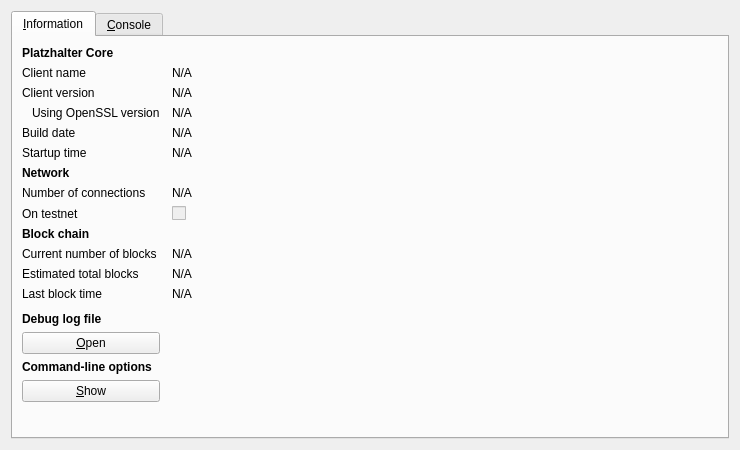
<?xml version="1.0" encoding="UTF-8"?>
<ui version="4.0">
 <class>RPCConsole</class>
 <widget class="QDialog" name="RPCConsole">
  <property name="geometry">
   <rect>
    <x>0</x>
    <y>0</y>
    <width>740</width>
    <height>450</height>
   </rect>
  </property>
  <property name="windowTitle">
   <string>Platzhalter - Debug window</string>
  </property>
  <layout class="QVBoxLayout" name="verticalLayout_2">
   <item>
    <widget class="QTabWidget" name="tabWidget">
     <property name="currentIndex">
      <number>0</number>
     </property>
     <widget class="QWidget" name="tab_info">
      <attribute name="title">
       <string>&amp;Information</string>
      </attribute>
      <layout class="QGridLayout" name="gridLayout" columnstretch="0,1">
       <property name="horizontalSpacing">
        <number>12</number>
       </property>
       <item row="0" column="0">
        <widget class="QLabel" name="label_9">
         <property name="font">
          <font>
           <weight>75</weight>
           <bold>true</bold>
          </font>
         </property>
         <property name="text">
          <string>Platzhalter Core</string>
         </property>
        </widget>
       </item>
       <item row="1" column="0">
        <widget class="QLabel" name="label_5">
         <property name="text">
          <string>Client name</string>
         </property>
        </widget>
       </item>
       <item row="1" column="1">
        <widget class="QLabel" name="clientName">
         <property name="cursor">
          <cursorShape>IBeamCursor</cursorShape>
         </property>
         <property name="text">
          <string>N/A</string>
         </property>
         <property name="textFormat">
          <enum>Qt::PlainText</enum>
         </property>
         <property name="textInteractionFlags">
          <set>Qt::LinksAccessibleByMouse|Qt::TextSelectableByKeyboard|Qt::TextSelectableByMouse</set>
         </property>
        </widget>
       </item>
       <item row="2" column="0">
        <widget class="QLabel" name="label_6">
         <property name="text">
          <string>Client version</string>
         </property>
        </widget>
       </item>
       <item row="2" column="1">
        <widget class="QLabel" name="clientVersion">
         <property name="cursor">
          <cursorShape>IBeamCursor</cursorShape>
         </property>
         <property name="text">
          <string>N/A</string>
         </property>
         <property name="textFormat">
          <enum>Qt::PlainText</enum>
         </property>
         <property name="textInteractionFlags">
          <set>Qt::LinksAccessibleByMouse|Qt::TextSelectableByKeyboard|Qt::TextSelectableByMouse</set>
         </property>
        </widget>
       </item>
       <item row="3" column="0">
        <widget class="QLabel" name="label_14">
         <property name="text">
          <string>Using OpenSSL version</string>
         </property>
         <property name="indent">
          <number>10</number>
         </property>
        </widget>
       </item>
       <item row="3" column="1">
        <widget class="QLabel" name="openSSLVersion">
         <property name="cursor">
          <cursorShape>IBeamCursor</cursorShape>
         </property>
         <property name="text">
          <string>N/A</string>
         </property>
         <property name="textFormat">
          <enum>Qt::PlainText</enum>
         </property>
         <property name="textInteractionFlags">
          <set>Qt::LinksAccessibleByMouse|Qt::TextSelectableByKeyboard|Qt::TextSelectableByMouse</set>
         </property>
        </widget>
       </item>
       <item row="4" column="0">
        <widget class="QLabel" name="label_12">
         <property name="text">
          <string>Build date</string>
         </property>
        </widget>
       </item>
       <item row="4" column="1">
        <widget class="QLabel" name="buildDate">
         <property name="cursor">
          <cursorShape>IBeamCursor</cursorShape>
         </property>
         <property name="text">
          <string>N/A</string>
         </property>
         <property name="textFormat">
          <enum>Qt::PlainText</enum>
         </property>
         <property name="textInteractionFlags">
          <set>Qt::LinksAccessibleByMouse|Qt::TextSelectableByKeyboard|Qt::TextSelectableByMouse</set>
         </property>
        </widget>
       </item>
       <item row="5" column="0">
        <widget class="QLabel" name="label_13">
         <property name="text">
          <string>Startup time</string>
         </property>
        </widget>
       </item>
       <item row="5" column="1">
        <widget class="QLabel" name="startupTime">
         <property name="cursor">
          <cursorShape>IBeamCursor</cursorShape>
         </property>
         <property name="text">
          <string>N/A</string>
         </property>
         <property name="textFormat">
          <enum>Qt::PlainText</enum>
         </property>
         <property name="textInteractionFlags">
          <set>Qt::LinksAccessibleByMouse|Qt::TextSelectableByKeyboard|Qt::TextSelectableByMouse</set>
         </property>
        </widget>
       </item>
       <item row="6" column="0">
        <widget class="QLabel" name="label_11">
         <property name="font">
          <font>
           <weight>75</weight>
           <bold>true</bold>
          </font>
         </property>
         <property name="text">
          <string>Network</string>
         </property>
        </widget>
       </item>
       <item row="7" column="0">
        <widget class="QLabel" name="label_7">
         <property name="text">
          <string>Number of connections</string>
         </property>
        </widget>
       </item>
       <item row="7" column="1">
        <widget class="QLabel" name="numberOfConnections">
         <property name="cursor">
          <cursorShape>IBeamCursor</cursorShape>
         </property>
         <property name="text">
          <string>N/A</string>
         </property>
         <property name="textFormat">
          <enum>Qt::PlainText</enum>
         </property>
         <property name="textInteractionFlags">
          <set>Qt::LinksAccessibleByMouse|Qt::TextSelectableByKeyboard|Qt::TextSelectableByMouse</set>
         </property>
        </widget>
       </item>
       <item row="8" column="0">
        <widget class="QLabel" name="label_8">
         <property name="text">
          <string>On testnet</string>
         </property>
        </widget>
       </item>
       <item row="8" column="1">
        <widget class="QCheckBox" name="isTestNet">
         <property name="enabled">
          <bool>false</bool>
         </property>
         <property name="text">
          <string/>
         </property>
        </widget>
       </item>
       <item row="9" column="0">
        <widget class="QLabel" name="label_10">
         <property name="font">
          <font>
           <weight>75</weight>
           <bold>true</bold>
          </font>
         </property>
         <property name="text">
          <string>Block chain</string>
         </property>
        </widget>
       </item>
       <item row="10" column="0">
        <widget class="QLabel" name="label_3">
         <property name="text">
          <string>Current number of blocks</string>
         </property>
        </widget>
       </item>
       <item row="10" column="1">
        <widget class="QLabel" name="numberOfBlocks">
         <property name="cursor">
          <cursorShape>IBeamCursor</cursorShape>
         </property>
         <property name="text">
          <string>N/A</string>
         </property>
         <property name="textFormat">
          <enum>Qt::PlainText</enum>
         </property>
         <property name="textInteractionFlags">
          <set>Qt::LinksAccessibleByMouse|Qt::TextSelectableByKeyboard|Qt::TextSelectableByMouse</set>
         </property>
        </widget>
       </item>
       <item row="11" column="0">
        <widget class="QLabel" name="label_4">
         <property name="text">
          <string>Estimated total blocks</string>
         </property>
        </widget>
       </item>
       <item row="11" column="1">
        <widget class="QLabel" name="totalBlocks">
         <property name="cursor">
          <cursorShape>IBeamCursor</cursorShape>
         </property>
         <property name="text">
          <string>N/A</string>
         </property>
         <property name="textFormat">
          <enum>Qt::PlainText</enum>
         </property>
         <property name="textInteractionFlags">
          <set>Qt::LinksAccessibleByMouse|Qt::TextSelectableByKeyboard|Qt::TextSelectableByMouse</set>
         </property>
        </widget>
       </item>
       <item row="12" column="0">
        <widget class="QLabel" name="label_2">
         <property name="text">
          <string>Last block time</string>
         </property>
        </widget>
       </item>
       <item row="12" column="1">
        <widget class="QLabel" name="lastBlockTime">
         <property name="cursor">
          <cursorShape>IBeamCursor</cursorShape>
         </property>
         <property name="text">
          <string>N/A</string>
         </property>
         <property name="textFormat">
          <enum>Qt::PlainText</enum>
         </property>
         <property name="textInteractionFlags">
          <set>Qt::LinksAccessibleByMouse|Qt::TextSelectableByKeyboard|Qt::TextSelectableByMouse</set>
         </property>
        </widget>
       </item>
       <item row="13" column="0">
        <spacer name="verticalSpacer_2">
         <property name="orientation">
          <enum>Qt::Vertical</enum>
         </property>
         <property name="sizeHint" stdset="0">
          <size>
           <width>20</width>
           <height>20</height>
          </size>
         </property>
        </spacer>
       </item>
       <item row="14" column="0">
        <widget class="QLabel" name="labelDebugLogfile">
         <property name="font">
          <font>
           <weight>75</weight>
           <bold>true</bold>
          </font>
         </property>
         <property name="text">
          <string>Debug log file</string>
         </property>
        </widget>
       </item>
       <item row="15" column="0">
        <widget class="QPushButton" name="openDebugLogfileButton">
         <property name="toolTip">
          <string>Open the Platzhalter debug log file from the current data directory. This can take a few seconds for large log files.</string>
         </property>
         <property name="text">
          <string>&amp;Open</string>
         </property>
         <property name="autoDefault">
          <bool>false</bool>
         </property>
        </widget>
       </item>
       <item row="16" column="0">
        <widget class="QLabel" name="labelCLOptions">
         <property name="font">
          <font>
           <weight>75</weight>
           <bold>true</bold>
          </font>
         </property>
         <property name="text">
          <string>Command-line options</string>
         </property>
        </widget>
       </item>
       <item row="17" column="0">
        <widget class="QPushButton" name="showCLOptionsButton">
         <property name="toolTip">
          <string>Show the Platzhalter-Qt help message to get a list with possible Platzhalter command-line options.</string>
         </property>
         <property name="text">
          <string>&amp;Show</string>
         </property>
         <property name="autoDefault">
          <bool>false</bool>
         </property>
        </widget>
       </item>
       <item row="18" column="0">
        <spacer name="verticalSpacer">
         <property name="orientation">
          <enum>Qt::Vertical</enum>
         </property>
         <property name="sizeHint" stdset="0">
          <size>
           <width>20</width>
           <height>40</height>
          </size>
         </property>
        </spacer>
       </item>
      </layout>
     </widget>
     <widget class="QWidget" name="tab_console">
      <attribute name="title">
       <string>&amp;Console</string>
      </attribute>
      <layout class="QVBoxLayout" name="verticalLayout_3">
       <property name="spacing">
        <number>3</number>
       </property>
       <item>
        <widget class="QTextEdit" name="messagesWidget">
         <property name="minimumSize">
          <size>
           <width>0</width>
           <height>100</height>
          </size>
         </property>
         <property name="readOnly">
          <bool>true</bool>
         </property>
         <property name="tabKeyNavigation" stdset="0">
          <bool>false</bool>
         </property>
         <property name="columnCount" stdset="0">
          <number>2</number>
         </property>
        </widget>
       </item>
       <item>
        <layout class="QHBoxLayout" name="horizontalLayout">
         <property name="spacing">
          <number>3</number>
         </property>
         <item>
          <widget class="QLabel" name="label">
           <property name="text">
            <string notr="true">&gt;</string>
           </property>
          </widget>
         </item>
         <item>
          <widget class="QLineEdit" name="lineEdit"/>
         </item>
         <item>
          <widget class="QPushButton" name="clearButton">
           <property name="maximumSize">
            <size>
             <width>24</width>
             <height>24</height>
            </size>
           </property>
           <property name="toolTip">
            <string>Clear console</string>
           </property>
           <property name="text">
            <string/>
           </property>
           <property name="icon">
            <iconset resource="../bitcoin.qrc">
             <normaloff>:/icons/remove</normaloff>:/icons/remove</iconset>
           </property>
           <property name="shortcut">
            <string notr="true">Ctrl+L</string>
           </property>
           <property name="autoDefault">
            <bool>false</bool>
           </property>
          </widget>
         </item>
        </layout>
       </item>
      </layout>
     </widget>
    </widget>
   </item>
  </layout>
 </widget>
 <resources>
  <include location="../bitcoin.qrc"/>
 </resources>
 <connections/>
</ui>
